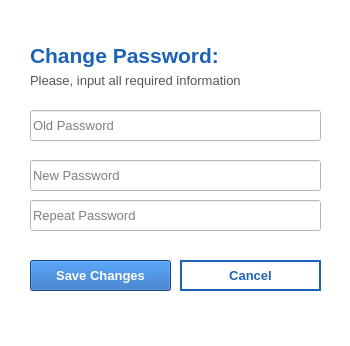
<?xml version="1.0" encoding="UTF-8"?>
<ui version="4.0">
 <class>Dialog</class>
 <widget class="QMainWindow" name="window">
  <property name="geometry">
   <rect>
    <x>0</x>
    <y>0</y>
    <width>350</width>
    <height>346</height>
   </rect>
  </property>
  <property name="windowTitle">
   <string>Change Password</string>
  </property>
  <property name="styleSheet">
   <string notr="true">background-color: rgb(255, 255, 255);</string>
  </property>
  <widget class="QLabel" name="label">
   <property name="enabled">
    <bool>true</bool>
   </property>
   <property name="geometry">
    <rect>
     <x>30</x>
     <y>30</y>
     <width>291</width>
     <height>51</height>
    </rect>
   </property>
   <property name="font">
    <font>
     <pointsize>16</pointsize>
     <weight>75</weight>
     <bold>true</bold>
    </font>
   </property>
   <property name="styleSheet">
    <string notr="true">color: rgb(28, 99, 183);
</string>
   </property>
   <property name="text">
    <string>Change Password:</string>
   </property>
   <property name="wordWrap">
    <bool>true</bool>
   </property>
  </widget>
  <widget class="QLabel" name="label_2">
   <property name="geometry">
    <rect>
     <x>30</x>
     <y>70</y>
     <width>291</width>
     <height>21</height>
    </rect>
   </property>
   <property name="font">
    <font>
     <pointsize>10</pointsize>
    </font>
   </property>
   <property name="styleSheet">
    <string notr="true">color:rgb(85, 85, 85)</string>
   </property>
   <property name="text">
    <string>Please, input all required information</string>
   </property>
   <property name="textFormat">
    <enum>Qt::AutoText</enum>
   </property>
  </widget>
  <widget class="QLineEdit" name="old_password">
   <property name="geometry">
    <rect>
     <x>30</x>
     <y>110</y>
     <width>291</width>
     <height>31</height>
    </rect>
   </property>
   <property name="font">
    <font>
     <pointsize>10</pointsize>
    </font>
   </property>
   <property name="inputMask">
    <string/>
   </property>
   <property name="text">
    <string/>
   </property>
   <property name="placeholderText">
    <string>Old Password</string>
   </property>
  </widget>
  <widget class="QLineEdit" name="new_password">
   <property name="geometry">
    <rect>
     <x>30</x>
     <y>160</y>
     <width>291</width>
     <height>31</height>
    </rect>
   </property>
   <property name="font">
    <font>
     <pointsize>10</pointsize>
    </font>
   </property>
   <property name="inputMask">
    <string/>
   </property>
   <property name="text">
    <string/>
   </property>
   <property name="placeholderText">
    <string>New Password</string>
   </property>
  </widget>
  <widget class="QLineEdit" name="repeat_password">
   <property name="geometry">
    <rect>
     <x>30</x>
     <y>200</y>
     <width>291</width>
     <height>31</height>
    </rect>
   </property>
   <property name="font">
    <font>
     <pointsize>10</pointsize>
    </font>
   </property>
   <property name="inputMask">
    <string/>
   </property>
   <property name="text">
    <string/>
   </property>
   <property name="placeholderText">
    <string>Repeat Password</string>
   </property>
  </widget>
  <widget class="QPushButton" name="save">
   <property name="geometry">
    <rect>
     <x>30</x>
     <y>260</y>
     <width>141</width>
     <height>31</height>
    </rect>
   </property>
   <property name="font">
    <font>
     <pointsize>10</pointsize>
     <weight>75</weight>
     <bold>true</bold>
    </font>
   </property>
   <property name="autoFillBackground">
    <bool>false</bool>
   </property>
   <property name="styleSheet">
    <string notr="true">background-color: rgb(28, 99, 183);
color: rgb(255, 255, 255);</string>
   </property>
   <property name="text">
    <string>Save Changes</string>
   </property>
   <property name="checkable">
    <bool>false</bool>
   </property>
  </widget>
  <widget class="QPushButton" name="cancel">
   <property name="geometry">
    <rect>
     <x>180</x>
     <y>260</y>
     <width>141</width>
     <height>31</height>
    </rect>
   </property>
   <property name="font">
    <font>
     <pointsize>10</pointsize>
     <weight>75</weight>
     <bold>true</bold>
    </font>
   </property>
   <property name="autoFillBackground">
    <bool>false</bool>
   </property>
   <property name="styleSheet">
    <string notr="true">background-color:   rgb(255, 255, 255);
color: rgb(28, 99, 183);
border: 2px solid  rgb(28, 99, 183);</string>
   </property>
   <property name="text">
    <string>Cancel</string>
   </property>
   <property name="checkable">
    <bool>false</bool>
   </property>
   <property name="autoDefault">
    <bool>true</bool>
   </property>
   <property name="default">
    <bool>false</bool>
   </property>
   <property name="flat">
    <bool>false</bool>
   </property>
  </widget>
  <widget class="QLabel" name="error">
   <property name="geometry">
    <rect>
     <x>30</x>
     <y>236</y>
     <width>291</width>
     <height>20</height>
    </rect>
   </property>
   <property name="font">
    <font>
     <pointsize>8</pointsize>
    </font>
   </property>
   <property name="styleSheet">
    <string notr="true">color: rgb(255, 0, 0)</string>
   </property>
   <property name="text">
    <string/>
   </property>
  </widget>
 </widget>
 <resources/>
 <connections/>
</ui>
